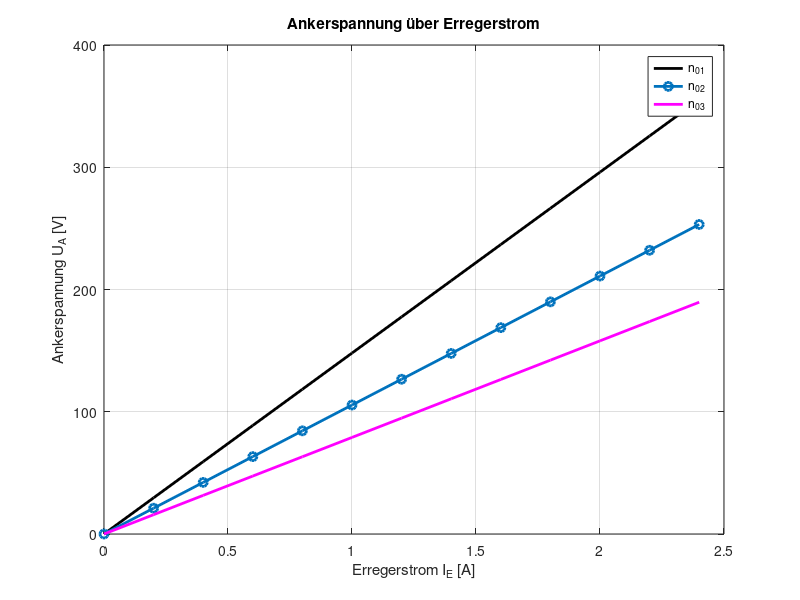

Write MATLAB code to recreate this figure.
#Leerlauf

#n01

I_E_n01 = 0:0.2:2.4
U_A_n01 = 0:29.6:355.2


#n02

I_E_n02 = 0:0.2:2.4
U_A_n02 = 0:21.1:253.7

#n03

U_A_n03 = 0:15.8:190.3
I_E_n03 = 0:0.2:2.4


% ==========================================
% Diagramm 1: I10 über U1
% ==========================================
figure;
plot(I_E_n01, U_A_n01, '-k', 'LineWidth', 2);
hold on;
plot(I_E_n02, U_A_n02, '-o', 'LineWidth', 2);
plot(I_E_n03, U_A_n03, '-m', 'LineWidth', 2);
grid on;
xlabel('Erregerstrom I_E [A]');
ylabel('Ankerspannung U_A [V]');
title('Ankerspannung über Erregerstrom');
legend('n_{01}', 'n_{02}', 'n_{03}');
